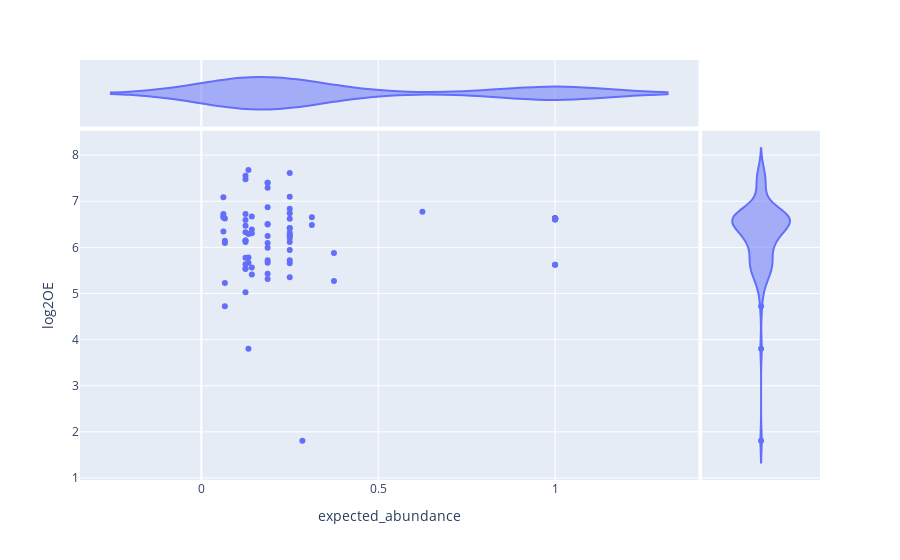

Notebook code cell kept with this figure:
### Code cell
px.scatter(df, x="expected_abundance", y="log2OE", color=None, hover_name="Sample name",
           marginal_y='violin',
           marginal_x='violin',
           )

### Figure 1 — Plotly figure (JSON) as saved in the notebook; plotly's stock layout.template omitted (floating-point values rounded to 4 significant figures)
{"data": [{"hovertemplate": "<b>%{hovertext}</b><br><br>expected_abundance=%{x}<br>log2OE=%{y}<extra></extra>", "hovertext": ["0adgio1", "0adgio1-2", "0adgio1o2o3o4o5", "0agio1o2", "0aio1o2o3o4o5", "a", "a-2", "adgio1o2o3", "agio3o4o5", "0adgio1", "0adgio1-2", "0adgio1o2o3o4o5", "0agio1o2", "0aio1o2o3o4o5", "adgio1o2o3", "o1-2", "o1o2", "o1o2o3o4o5", "0adgio1o2o3o4o5", "0agio1o2", "0aio1o2o3o4o5", "adgio1o2o3", "o1o2", "o1o2o3o4o5", "o2-2", "o2-3", "o2o3o4o5", "o2o3o4o5-2", "o2o3o4o5-3", "0adgio1o2o3o4o5", "0aio1o2o3o4o5", "0o5o3o4", "agio3o4o5", "o1o2o3o4o5", "o2o3o4o5", "o2o3o4o5-2", "o2o3o4o5-3", "o4", "o4-2", "o4-3", "0adgio1o2o3o4o5", "0aio1o2o3o4o5", "0o5o3o4", "agio3o4o5", "o1o2o3o4o5", "o2o3o4o5", "o2o3o4o5-2", "o2o3o4o5-3", "o5", "o5-2", "o5-3", "0adgio1o2o3o4o5", "0aio1o2o3o4o5", "0o5o3o4", "adgio1o2o3", "agio3o4o5", "o1o2o3o4o5", "o2o3o4o5", "o2o3o4o5-2", "o2o3o4o5-3", "o3", "o3-2", "o3-3", "o3-4", "0adgio1", "0adgio1-2", "0adgio1o2o3o4o5", "adgio1o2o3", "d", "d-2", "0adgio1", "0adgio1-2", "0adgio1o2o3o4o5", "0agio1o2", "adgio1o2o3", "agio3o4o5", "g", "g-2", "0adgio1", "0adgio1-2", "0adgio1o2o3o4o5", "0agio1o2", "0aio1o2o3o4o5", "adgio1o2o3", "agio3o4o5", "i", "i-2", "0", "0-2", "0-3", "0-4", "0adgio1-2", "0adgio1o2o3o4o5", "0o5o3o4"], "legendgroup": "", "marker": {"color": "#636efa", "symbol": "circle"}, "mode": "markers", "name": "", "orientation": "v", "showlegend": false, "type": "scatter", "x": [0.25, 0.1429, 0.06667, 0.0625, 0.125, 1, 1, 0.0625, 0.1875, 0.125, 0.1429, 0.06667, 0.1875, 0.125, 0.1875, 1, 0.375, 0.25, 0.1333, 0.3125, 0.125, 0.1875, 0.625, 0.25, 1, 1, 0.25, 0.25, 0.25, 0.1333, 0.125, 0.1875, 0.1875, 0.125, 0.1875, 0.25, 0.25, 1, 1, 1, 0.1333, 0.125, 0.25, 0.1875, 0.25, 0.3125, 0.25, 0.25, 1, 1, 1, 0.1333, 0.125, 0.1875, 0.25, 0.125, 0.125, 0.25, 0.25, 0.25, 1, 1, 1, 1, 0.1875, 0.1429, 0.06667, 0.1875, 1, 1, 0.0625, 0.1429, 0.06667, 0.1875, 0.0625, 0.125, 1, 1, 0.125, 0.1429, 0.06667, 0.125, 0.125, 0.0625, 0.1875, 1, 1, 1, 1, 1, 1, 0.2857, 0.1333, 0.375], "xaxis": "x", "y": [6.739, 6.669, 6.624, 6.722, 6.723, 6.626, 6.628, 7.086, 6.498, 5.529, 5.414, 4.721, 5.315, 5.029, 5.666, 6.616, 5.877, 5.722, 5.668, 6.485, 5.539, 6.871, 6.773, 6.416, 6.607, 6.606, 5.658, 6.115, 5.353, 7.675, 7.474, 7.291, 7.399, 7.552, 7.399, 7.099, 7.612, 6.623, 6.623, 6.624, 6.289, 6.148, 6.202, 6.248, 6.839, 6.654, 6.619, 6.422, 6.61, 6.622, 6.625, 5.78, 6.119, 5.429, 6.245, 5.776, 5.636, 6.314, 6.27, 5.945, 6.628, 6.627, 6.627, 6.627, 5.719, 5.563, 5.228, 5.992, 6.622, 6.622, 6.346, 6.308, 6.145, 6.506, 6.677, 6.147, 6.633, 6.631, 6.469, 6.389, 6.094, 6.592, 6.33, 6.646, 6.093, 6.623, 6.621, 5.621, 6.619, 5.623, 6.625, 1.81, 3.804, 5.27], "yaxis": "y"}, {"alignmentgroup": "True", "hovertemplate": "<b>%{hovertext}</b><br><br>expected_abundance=%{x}<extra></extra>", "hovertext": ["0adgio1", "0adgio1-2", "0adgio1o2o3o4o5", "0agio1o2", "0aio1o2o3o4o5", "a", "a-2", "adgio1o2o3", "agio3o4o5", "0adgio1", "0adgio1-2", "0adgio1o2o3o4o5", "0agio1o2", "0aio1o2o3o4o5", "adgio1o2o3", "o1-2", "o1o2", "o1o2o3o4o5", "0adgio1o2o3o4o5", "0agio1o2", "0aio1o2o3o4o5", "adgio1o2o3", "o1o2", "o1o2o3o4o5", "o2-2", "o2-3", "o2o3o4o5", "o2o3o4o5-2", "o2o3o4o5-3", "0adgio1o2o3o4o5", "0aio1o2o3o4o5", "0o5o3o4", "agio3o4o5", "o1o2o3o4o5", "o2o3o4o5", "o2o3o4o5-2", "o2o3o4o5-3", "o4", "o4-2", "o4-3", "0adgio1o2o3o4o5", "0aio1o2o3o4o5", "0o5o3o4", "agio3o4o5", "o1o2o3o4o5", "o2o3o4o5", "o2o3o4o5-2", "o2o3o4o5-3", "o5", "o5-2", "o5-3", "0adgio1o2o3o4o5", "0aio1o2o3o4o5", "0o5o3o4", "adgio1o2o3", "agio3o4o5", "o1o2o3o4o5", "o2o3o4o5", "o2o3o4o5-2", "o2o3o4o5-3", "o3", "o3-2", "o3-3", "o3-4", "0adgio1", "0adgio1-2", "0adgio1o2o3o4o5", "adgio1o2o3", "d", "d-2", "0adgio1", "0adgio1-2", "0adgio1o2o3o4o5", "0agio1o2", "adgio1o2o3", "agio3o4o5", "g", "g-2", "0adgio1", "0adgio1-2", "0adgio1o2o3o4o5", "0agio1o2", "0aio1o2o3o4o5", "adgio1o2o3", "agio3o4o5", "i", "i-2", "0", "0-2", "0-3", "0-4", "0adgio1-2", "0adgio1o2o3o4o5", "0o5o3o4"], "legendgroup": "", "marker": {"color": "#636efa", "symbol": "circle"}, "name": "", "offsetgroup": "", "scalegroup": "x", "showlegend": false, "type": "violin", "x": [0.25, 0.1429, 0.06667, 0.0625, 0.125, 1, 1, 0.0625, 0.1875, 0.125, 0.1429, 0.06667, 0.1875, 0.125, 0.1875, 1, 0.375, 0.25, 0.1333, 0.3125, 0.125, 0.1875, 0.625, 0.25, 1, 1, 0.25, 0.25, 0.25, 0.1333, 0.125, 0.1875, 0.1875, 0.125, 0.1875, 0.25, 0.25, 1, 1, 1, 0.1333, 0.125, 0.25, 0.1875, 0.25, 0.3125, 0.25, 0.25, 1, 1, 1, 0.1333, 0.125, 0.1875, 0.25, 0.125, 0.125, 0.25, 0.25, 0.25, 1, 1, 1, 1, 0.1875, 0.1429, 0.06667, 0.1875, 1, 1, 0.0625, 0.1429, 0.06667, 0.1875, 0.0625, 0.125, 1, 1, 0.125, 0.1429, 0.06667, 0.125, 0.125, 0.0625, 0.1875, 1, 1, 1, 1, 1, 1, 0.2857, 0.1333, 0.375], "xaxis": "x3", "yaxis": "y3"}, {"alignmentgroup": "True", "hovertemplate": "<b>%{hovertext}</b><br><br>log2OE=%{y}<extra></extra>", "hovertext": ["0adgio1", "0adgio1-2", "0adgio1o2o3o4o5", "0agio1o2", "0aio1o2o3o4o5", "a", "a-2", "adgio1o2o3", "agio3o4o5", "0adgio1", "0adgio1-2", "0adgio1o2o3o4o5", "0agio1o2", "0aio1o2o3o4o5", "adgio1o2o3", "o1-2", "o1o2", "o1o2o3o4o5", "0adgio1o2o3o4o5", "0agio1o2", "0aio1o2o3o4o5", "adgio1o2o3", "o1o2", "o1o2o3o4o5", "o2-2", "o2-3", "o2o3o4o5", "o2o3o4o5-2", "o2o3o4o5-3", "0adgio1o2o3o4o5", "0aio1o2o3o4o5", "0o5o3o4", "agio3o4o5", "o1o2o3o4o5", "o2o3o4o5", "o2o3o4o5-2", "o2o3o4o5-3", "o4", "o4-2", "o4-3", "0adgio1o2o3o4o5", "0aio1o2o3o4o5", "0o5o3o4", "agio3o4o5", "o1o2o3o4o5", "o2o3o4o5", "o2o3o4o5-2", "o2o3o4o5-3", "o5", "o5-2", "o5-3", "0adgio1o2o3o4o5", "0aio1o2o3o4o5", "0o5o3o4", "adgio1o2o3", "agio3o4o5", "o1o2o3o4o5", "o2o3o4o5", "o2o3o4o5-2", "o2o3o4o5-3", "o3", "o3-2", "o3-3", "o3-4", "0adgio1", "0adgio1-2", "0adgio1o2o3o4o5", "adgio1o2o3", "d", "d-2", "0adgio1", "0adgio1-2", "0adgio1o2o3o4o5", "0agio1o2", "adgio1o2o3", "agio3o4o5", "g", "g-2", "0adgio1", "0adgio1-2", "0adgio1o2o3o4o5", "0agio1o2", "0aio1o2o3o4o5", "adgio1o2o3", "agio3o4o5", "i", "i-2", "0", "0-2", "0-3", "0-4", "0adgio1-2", "0adgio1o2o3o4o5", "0o5o3o4"], "legendgroup": "", "marker": {"color": "#636efa", "symbol": "circle"}, "name": "", "offsetgroup": "", "scalegroup": "y", "showlegend": false, "type": "violin", "xaxis": "x2", "y": [6.739, 6.669, 6.624, 6.722, 6.723, 6.626, 6.628, 7.086, 6.498, 5.529, 5.414, 4.721, 5.315, 5.029, 5.666, 6.616, 5.877, 5.722, 5.668, 6.485, 5.539, 6.871, 6.773, 6.416, 6.607, 6.606, 5.658, 6.115, 5.353, 7.675, 7.474, 7.291, 7.399, 7.552, 7.399, 7.099, 7.612, 6.623, 6.623, 6.624, 6.289, 6.148, 6.202, 6.248, 6.839, 6.654, 6.619, 6.422, 6.61, 6.622, 6.625, 5.78, 6.119, 5.429, 6.245, 5.776, 5.636, 6.314, 6.27, 5.945, 6.628, 6.627, 6.627, 6.627, 5.719, 5.563, 5.228, 5.992, 6.622, 6.622, 6.346, 6.308, 6.145, 6.506, 6.677, 6.147, 6.633, 6.631, 6.469, 6.389, 6.094, 6.592, 6.33, 6.646, 6.093, 6.623, 6.621, 5.621, 6.619, 5.623, 6.625, 1.81, 3.804, 5.27], "yaxis": "y2"}], "layout": {"legend": {"tracegroupgap": 0}, "margin": {"t": 60}, "xaxis": {"anchor": "y", "domain": [0, 0.8358], "title": {"text": "expected_abundance"}}, "xaxis2": {"anchor": "y2", "domain": [0.8408, 1], "matches": "x2", "showgrid": false, "showline": false, "showticklabels": false, "ticks": ""}, "xaxis3": {"anchor": "y3", "domain": [0, 0.8358], "matches": "x", "showgrid": true, "showticklabels": false}, "xaxis4": {"anchor": "y4", "domain": [0.8408, 1], "matches": "x2", "showgrid": false, "showline": false, "showticklabels": false, "ticks": ""}, "yaxis": {"anchor": "x", "domain": [0, 0.8316], "title": {"text": "log2OE"}}, "yaxis2": {"anchor": "x2", "domain": [0, 0.8316], "matches": "y", "showgrid": true, "showticklabels": false}, "yaxis3": {"anchor": "x3", "domain": [0.8416, 1], "matches": "y3", "showgrid": false, "showline": false, "showticklabels": false, "ticks": ""}, "yaxis4": {"anchor": "x4", "domain": [0.8416, 1], "matches": "y3", "showgrid": true, "showline": false, "showticklabels": false, "ticks": ""}}}
